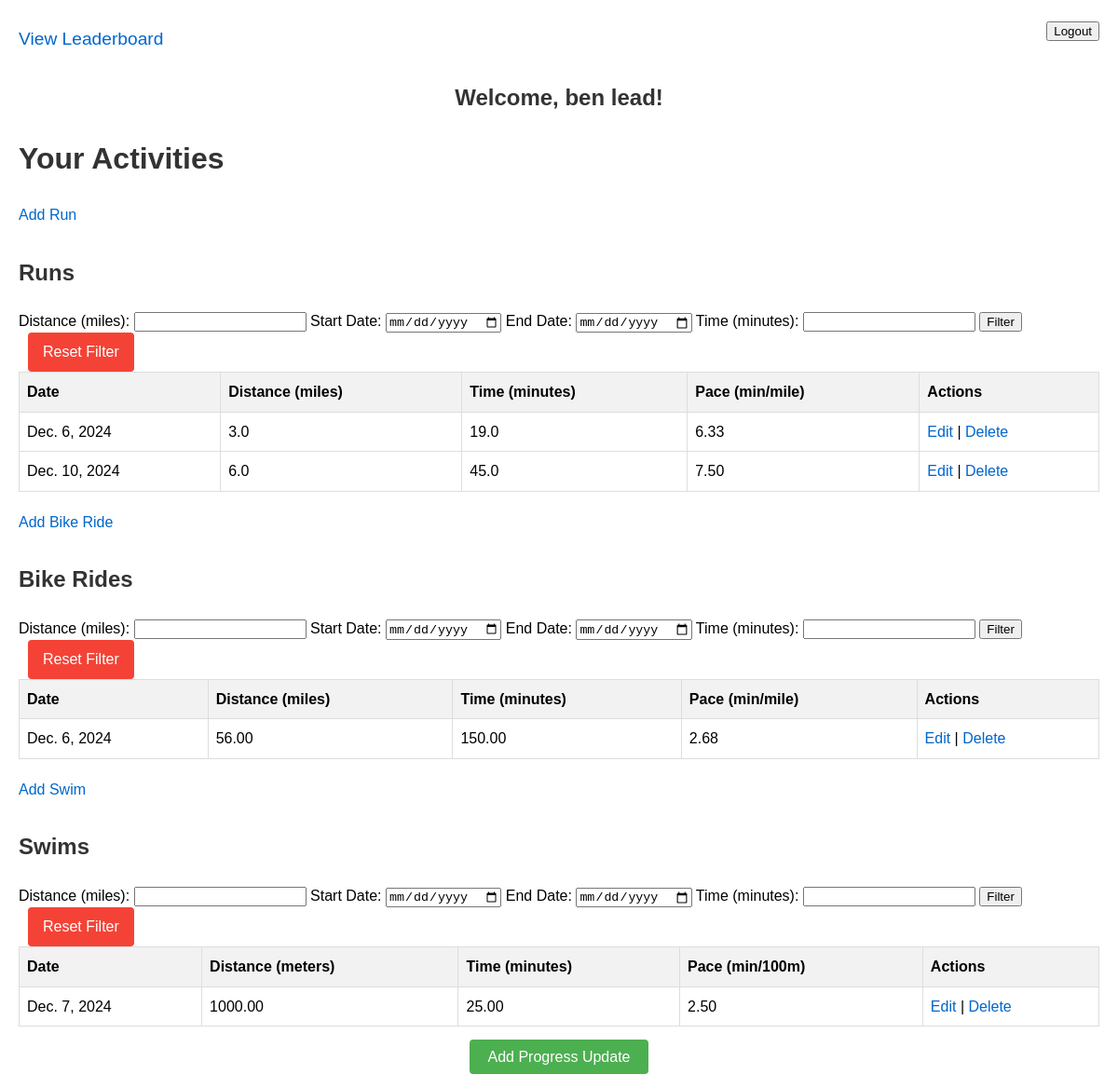
The app's page /home/ (signed in) with its own data.
### runningapp/models.py (models this page shows, shortened)
class User(AbstractUser):
    email = models.EmailField(unique=True)
    date_joined = models.DateTimeField(auto_now_add=True)

class Activity(models.Model):
    user = models.ForeignKey(User, on_delete=models.CASCADE)
    date = models.DateField(default=timezone.now)
    distance_miles = models.FloatField()
    time_minutes = models.FloatField()
    class Meta:
        abstract = True
    def pace(self):
        if self.distance_miles > 0:
            return self.time_minutes / self.distance_miles
        return 0

class Run(Activity):
    pass

class BikeRide(Activity):
    pass

class Swim(Activity):
    distance_meters = models.FloatField()
    def pace(self):
        if self.distance_meters > 0:
            return (self.time_minutes * 100) / self.distance_meters  # pace per 100 meters
        return 0

### runningapp/views.py (the view)
# urls.py: 2. Add a URL to urlpatterns:  path('', views.home, name='home')
@login_required
def home(request):
    user = request.user
    run_distance = request.GET.get("run_distance", "")
    run_start_date = request.GET.get("run_start_date", "")
    run_end_date = request.GET.get("run_end_date", "")
    run_time = request.GET.get("run_time", "")
    runs = Run.objects.filter(user=user)
    if run_distance:
        runs = runs.filter(distance_miles__gte=float(run_distance))
    if run_start_date:
        runs = runs.filter(date__gte=parse_date(run_start_date))
    if run_end_date:
        runs = runs.filter(date__lte=parse_date(run_end_date))
    if run_time:
        runs = runs.filter(time_minutes__lte=float(run_time))
    bike_distance = request.GET.get("bike_distance", "")
    bike_start_date = request.GET.get("bike_start_date", "")
    bike_end_date = request.GET.get("bike_end_date", "")
    bike_time = request.GET.get("bike_time", "")
    bike_rides = BikeRide.objects.filter(user=user)
    if bike_distance:
        bike_rides = bike_rides.filter(distance_miles__gte=float(bike_distance))
    if bike_start_date:
        bike_rides = bike_rides.filter(date__gte=parse_date(bike_start_date))
    if bike_end_date:
        bike_rides = bike_rides.filter(date__lte=parse_date(bike_end_date))
    if bike_time:
        bike_rides = bike_rides.filter(time_minutes__lte=float(bike_time))
    swim_distance = request.GET.get("swim_distance", "")
    swim_start_date = request.GET.get("swim_start_date", "")
    swim_end_date = request.GET.get("swim_end_date", "")
    swim_time = request.GET.get("swim_time", "")
    swims = Swim.objects.filter(user=user)
    if swim_distance:
        swims = swims.filter(distance_meters__gte=float(swim_distance))
    if swim_start_date:
        swims = swims.filter(date__gte=parse_date(swim_start_date))
    if swim_end_date:
        swims = swims.filter(date__lte=parse_date(swim_end_date))
    if swim_time:
        swims = swims.filter(time_minutes__lte=float(swim_time))
    context = {
        'runs': runs,
        'bike_rides': bike_rides,
        'swims': swims,
        'run_distance': run_distance,
        'run_start_date': run_start_date,
        'run_end_date': run_end_date,
        'run_time': run_time,
        'bike_distance': bike_distance,
        'bike_start_date': bike_start_date,
        'bike_end_date': bike_end_date,
        'bike_time': bike_time,
        'swim_distance': swim_distance,
        'swim_start_date': swim_start_date,
        'swim_end_date': swim_end_date,
        'swim_time': swim_time,
        'first_name': user.first_name,
        'last_name': user.last_name,
    }
    return render(request, 'runningapp/home.html', context)

### runningapp/templates/runningapp/home.html (shortened to what this page needs)
<!DOCTYPE html>
<html lang="en">
<head>
</head>
<body>
    <div class="top-links">
        <a href="{% url 'leaderboard' %}" class="leaderboard-link">View Leaderboard</a>
        <form method="post" action="{% url 'logout' %}" class="logout-form">
            <button type="submit">Logout</button>
        </form>
    </div>
    <div class="welcome-message">
        <h2>Welcome, {{ user.first_name }} {{ user.last_name }}!</h2>
    </div>
    <h1>Your Activities</h1>
    <div>
        <a href="{% url 'add_run' %}" class="add-link">Add Run</a>
    </div>
    <h2>Runs</h2>
    <form method="get" action="">
        <label for="run_distance">Distance (miles):</label>
        <input type="number" name="run_distance" step="0.1" id="run_distance" value="{{ run_distance }}">
        <label for="run_start_date">Start Date:</label>
        <input type="date" name="run_start_date" id="run_start_date" value="{{ run_start_date }}">
        <label for="run_end_date">End Date:</label>
        <input type="date" name="run_end_date" id="run_end_date" value="{{ run_end_date }}">
        <label for="run_time">Time (minutes):</label>
        <input type="number" name="run_time" step="0.1" id="run_time" value="{{ run_time }}">
        <button type="submit">Filter</button>
        <a href="{% url 'home' %}" class="reset-button">Reset Filter</a>
    </form>
    <table>
        <thead>
            <tr>
                <th>Date</th>
                <th>Distance (miles)</th>
                <th>Time (minutes)</th>
                <th>Pace (min/mile)</th>
                <th>Actions</th>
            </tr>
        </thead>
        <tbody>
            {% for run in runs %}
                <tr>
                    <td>{{ run.date }}</td>
                    <td>{{ run.distance_miles }}</td>
                    <td>{{ run.time_minutes }}</td>
                    <td>{{ run.pace|floatformat:2 }}</td>
                    <td>
                        <a href="{% url 'edit_run' run.id %}">Edit</a> |
                        <a href="{% url 'delete_run' run.id %}">Delete</a>
                    </td>
                </tr>
            {% empty %}
                <tr>
                    <td colspan="5">No runs found.</td>
                </tr>
            {% endfor %}
        </tbody>
    </table>
    <div>
        <a href="{% url 'add_bike' %}" class="add-link">Add Bike Ride</a>
    </div>
    <h2>Bike Rides</h2>
    <form method="get" action="">
        <label for="bike_distance">Distance (miles):</label>
        <input type="number" name="bike_distance" step="0.1" id="bike_distance" value="{{ bike_distance }}">
        <label for="bike_start_date">Start Date:</label>
        <input type="date" name="bike_start_date" id="bike_start_date" value="{{ bike_start_date }}">
        <label for="bike_end_date">End Date:</label>
        <input type="date" name="bike_end_date" id="bike_end_date" value="{{ bike_end_date }}">
        <label for="bike_time">Time (minutes):</label>
        <input type="number" name="bike_time" step="0.1" id="bike_time" value="{{ bike_time }}">
        <button type="submit">Filter</button>
        <a href="{% url 'home' %}" class="reset-button">Reset Filter</a>
    </form>
    <table>
        <thead>
            <tr>
                <th>Date</th>
                <th>Distance (miles)</th>
                <th>Time (minutes)</th>
                <th>Pace (min/mile)</th>
                <th>Actions</th>
            </tr>
        </thead>
        <tbody>
            {% for bike in bike_rides %}
                <tr>
                    <td>{{ bike.date }}</td>
                    <td>{{ bike.distance_miles|floatformat:2 }}</td>
                    <td>{{ bike.time_minutes|floatformat:2 }}</td>
                    <td>{{ bike.pace|floatformat:2 }}</td>
                    <td>
                        <a href="{% url 'edit_bike' bike.id %}">Edit</a> |
                        <a href="{% url 'delete_bike' bike.id %}">Delete</a>
                    </td>
                </tr>
            {% empty %}
                <tr>
                    <td colspan="5">No bike rides yet. <a href="{% url 'add_bike' %}">Add one</a>!</td>
                </tr>
            {% endfor %}
        </tbody>
    </table>
    <div>
        <a href="{% url 'add_swim' %}" class="add-link">Add Swim</a>
    </div>
    <h2>Swims</h2>
    <form method="get" action="">
        <label for="swim_distance">Distance (miles):</label>
        <input type="number" name="swim_distance" step="0.1" id="swim_distance" value="{{ swim_distance }}">
        <label for="swim_start_date">Start Date:</label>
        <input type="date" name="swim_start_date" id="swim_start_date" value="{{ swim_start_date }}">
        <label for="swim_end_date">End Date:</label>
        <input type="date" name="swim_end_date" id="swim_end_date" value="{{ swim_end_date }}">
        <label for="run_time">Time (minutes):</label>
        <input type="number" name="swim_time" step="0.1" id="swim_time" value="{{ swim_time }}">
        <button type="submit">Filter</button>
        <a href="{% url 'home' %}" class="reset-button">Reset Filter</a>
    </form>
    <table>
        <thead>
            <tr>
                <th>Date</th>
                <th>Distance (meters)</th>
                <th>Time (minutes)</th>
                <th>Pace (min/100m)</th>
                <th>Actions</th>
            </tr>
        </thead>
        <tbody>
            {% for swim in swims %}
                <tr>
                    <td>{{ swim.date }}</td>
                    <td>{{ swim.distance_meters|floatformat:2 }}</td>
                    <td>{{ swim.time_minutes|floatformat:2 }}</td>
                    <td>{{ swim.pace|floatformat:2 }}</td>
                    <td>
                        <a href="{% url 'edit_swim' swim.id %}">Edit</a> |
                        <a href="{% url 'delete_swim' swim.id %}">Delete</a>
                    </td>
                </tr>
            {% empty %}
                <tr>
                    <td colspan="5">No swims yet. <a href="{% url 'add_swim' %}">Add one</a>!</td>
                </tr>
            {% endfor %}
        </tbody>
    </table>
    <div class="progress-button-container" style="margin-top: 20px; text-align: center;">
        <a href="{% url 'add_progress' %}" class="progress-button" style="padding: 10px 20px; background-color: #4CAF50; color: white; text-decoration: none; border-radius: 4px;">Add Progress Update</a>
    </div>
</body>
</html>

### runningapp/templates/runningapp/home.html (style rules this page uses)
body { font-family: Arial, sans-serif; line-height: 1.6; margin: 0; padding: 20px; }
h1, h2 { color: #333; }
a { color: #0066cc; text-decoration: none; }
.logout-form { text-align: right; margin-bottom: 20px; }
table { width: 100%; border-collapse: collapse; margin-bottom: 20px; }
th, td { border: 1px solid #ddd; padding: 8px; text-align: left; }
th { background-color: #f2f2f2; }
.add-link { display: inline-block; margin-bottom: 10px; }
.top-links { display: flex; justify-content: space-between; align-items: center; margin-bottom: 20px; }
.leaderboard-link { font-size: 1.2em; color: #0066cc; text-decoration: none; }
.reset-button { display: inline-block; padding: 8px 16px; margin-left: 10px; background-color: #f44336; color: white; text-decoration: none; border-radius: 4px; }
.welcome-message { margin-bottom: 20px; text-align: center; }
.welcome-message h2 { color: #333; font-size: 1.5em; margin: 0; }

### records on screen
User: first_name "ben", last_name "lead"
Run: date "Dec. 6, 2024", distance_miles "3.0", time_minutes "19.0", pace "6.33"
Run: date "Dec. 10, 2024", distance_miles "6.0", time_minutes "45.0", pace "7.50"
BikeRide: date "Dec. 6, 2024", distance_miles "56.00", time_minutes "150.00", pace "2.68"
Swim: date "Dec. 7, 2024", distance_meters "1000.00", time_minutes "25.00", pace "2.50"
